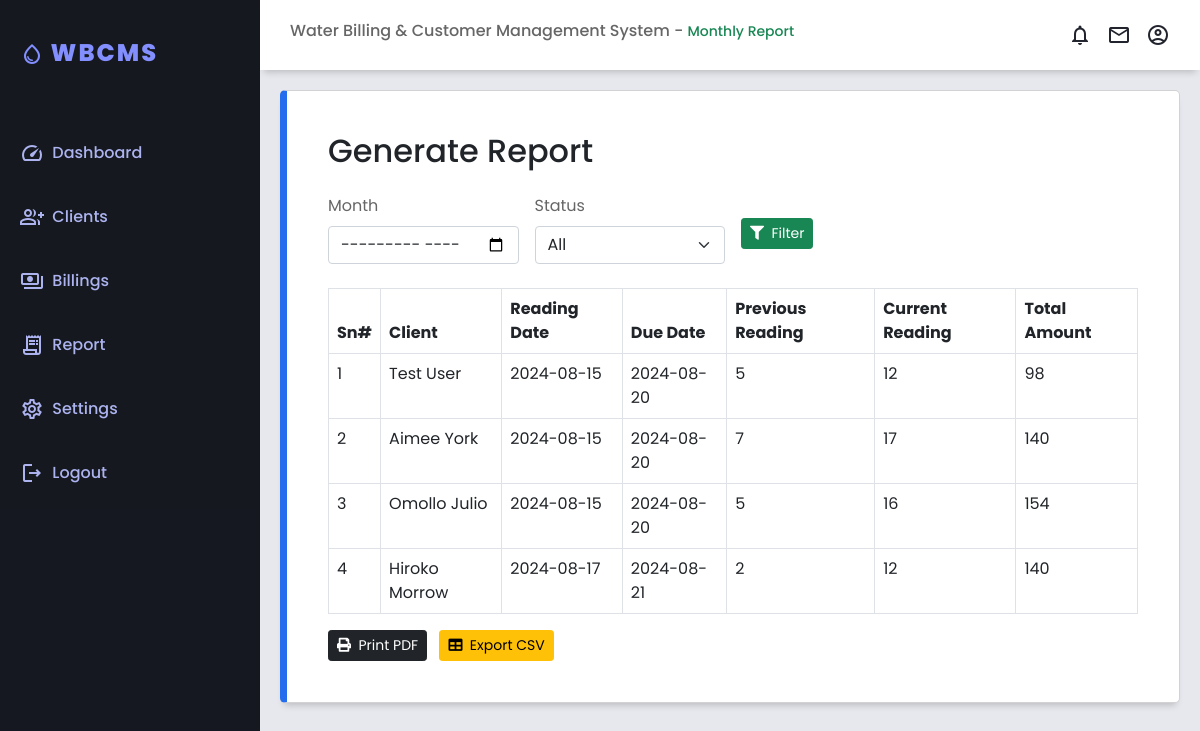
The app's page /report.php with its own data.
### tables this page shows
CREATE TABLE `tbl_billinglist` (
  `bill_id` int(11) NOT NULL,
  `user_id` int(11) DEFAULT NULL,
  `reading_date` date DEFAULT NULL,
  `due_date` date NOT NULL,
  `current_reading` float(12,2) NOT NULL DEFAULT 0.00,
  `previous_reading` float(12,2) NOT NULL DEFAULT 0.00,
  `rate` float(12,2) NOT NULL DEFAULT 0.00,
  `total` float(12,2) NOT NULL DEFAULT 0.00,
  `status` tinyint(1) NOT NULL DEFAULT 0 COMMENT '0= pending,\r\n1= paid',
  `created_at` datetime NOT NULL DEFAULT current_timestamp(),
  `updated_at` datetime NOT NULL DEFAULT current_timestamp() ON UPDATE current_timestamp()
);

CREATE TABLE `tbl_clients` (
  `user_id` int(11) NOT NULL,
  `client_name` varchar(50) NOT NULL,
  `contact_number` varchar(20) DEFAULT NULL,
  `address` text DEFAULT NULL,
  `meter_number` int(10) NOT NULL,
  `meter_reading` int(20) NOT NULL,
  `status` enum('inactive','active') DEFAULT 'inactive',
  `created_at` timestamp NOT NULL DEFAULT current_timestamp(),
  `updated_at` timestamp NOT NULL DEFAULT current_timestamp() ON UPDATE current_timestamp()
);

### report.php (the view, shortened to what this page needs)
<?php
include("./config/functions.php");
$filterMonth = isset($_GET['month']) ? $_GET['month'] : null;
try {
    $query = "SELECT b.bill_id, c.client_name, b.reading_date, b.due_date, b.current_reading, b.previous_reading, b.rate, b.total, b.status
              FROM tbl_billinglist b
              JOIN tbl_clients c ON b.user_id = c.user_id
              WHERE 1=1";
    $stmt = $conn->prepare($query);
    $stmt->execute();
    $result = $stmt->get_result();
    $billedAccounts = $result->fetch_all(MYSQLI_ASSOC);
} catch (Exception $e) {
    die('An error occurred: ' . $e->getMessage());
}
?>
<!DOCTYPE html>
<html lang="en">
<head>
    <link rel="stylesheet" href="https://cdnjs.cloudflare.com/ajax/libs/font-awesome/5.15.3/css/all.min.css" />
    <link rel="stylesheet" href="css/bootstrap5.0.1.min.css">
    <link rel="stylesheet" type="text/css" href="css/datatables-1.10.25.min.css" />
    <link rel="stylesheet" href="css/styles.css">
    <link rel="stylesheet" href="css/customer.css">
    <link rel="stylesheet" href="css/bill.css">
</head>
<body>
    <div class="grid-container">
        <header class="header">
            <div class="header-left">
                <h6 class="text-seconary">Water Billing & Customer Management System - <small class="text-success">Monthly Report</small></h6>
            </div>
            <div class="header-right text-primary">
                <a href="#">
                    <span class="material-icons-outlined">notifications</span>
                </a>
                <a href="#">
                    <span class="material-icons-outlined">email</span>
                </a>
                <a href="./logout.php">
                    <span class="material-icons-outlined">account_circle</span>
                </a>
            </div>
        </header>
        <aside id="sidebar">
            <div class="sidebar-title">
                <div class="sidebar-brand">
                    <span class="material-icons-outlined">water_drop</span>&nbsp;WBCMS
                </div>
            </div>
            <ul class="sidebar-list">
                <li class="sidebar-list-item">
                    <a href="./dashboard.php">
                        <span class="material-icons-outlined">speed</span>&nbsp;&nbsp;Dashboard
                    </a>
                </li>
                <li class="sidebar-list-item">
                    <a href="./client.php">
                        <span class="material-icons-outlined">group_add</span>&nbsp;&nbsp;Clients
                    </a>
                </li>
                <li class="sidebar-list-item">
                    <a href="./billings.php">
                        <span class="material-icons-outlined">payments</span>&nbsp;&nbsp;Billings
                    </a>
                </li>
                <li class="sidebar-list-item">
                    <a href="./report.php">
                        <span class="material-icons-outlined">receipt_long</span>&nbsp;&nbsp;Report
                    </a>
                </li>
                <li class="sidebar-list-item">
                    <a href="./settings.php">
                        <span class="material-icons-outlined">settings</span>&nbsp;&nbsp;Settings
                    </a>
                </li>
                <li class="sidebar-list-item">
                    <a href="./logout.php">
                        <span class="material-icons-outlined">logout</span>&nbsp;&nbsp;Logout
                    </a>
                </li>
            </ul>
        </aside>
        <main class="main-container">
            <div class="row">
                <div class="container mt-0">
                    <div class="card">
                        <div class="card-body">
                            <h2 class="text-dark">Generate Report</h2>
                            <form class="row g-3 mb-4 mt-2" method="GET" action="report.php">
                                <div class="col-md-3">
                                    <label for="month" class="form-label">Month</label>
                                    <input type="month" name="month" id="month" class="form-control" value="<?php echo htmlspecialchars($filterMonth); ?>">
                                </div>
                                <div class="col-md-3">
                                    <label for="status" class="form-label">Status</label>
                                    <select name="status" id="status" class="form-select">
                                        <option value="">All</option>
                                    </select>
                                </div>
                                <div class="col-md-3">
                                    <button type="submit" class="btn btn-sm btn-success mt-4">
                                        <i class="fa fa-filter" aria-hidden="true"></i>&nbsp;&nbsp;Filter
                                    </button>
                                </div>
                            </form>
                            <table class="table table-bordered">
                                <thead>
                                    <tr>
                                        <th>Sn#</th>
                                        <th>Client</th>
                                        <th>Reading Date</th>
                                        <th>Due Date</th>
                                        <th>Previous Reading</th>
                                        <th>Current Reading</th>
                                        <th>Total Amount</th>
                                    </tr>
                                </thead>
                                <tbody>
                                    <?php if (!empty($billedAccounts)) : ?>
                                        <?php foreach ($billedAccounts as $index => $bill) : ?>
                                            <tr>
                                                <td><?php echo htmlspecialchars($index + 1); ?></td>
                                                <td><?php echo htmlspecialchars($bill['client_name']); ?></td>
                                                <td><?php echo htmlspecialchars($bill['reading_date']); ?></td>
                                                <td><?php echo htmlspecialchars($bill['due_date']); ?></td>
                                                <td><?php echo htmlspecialchars($bill['previous_reading']); ?></td>
                                                <td><?php echo htmlspecialchars($bill['current_reading']); ?></td>
                                                <td><?php echo htmlspecialchars($bill['total']); ?></td>
                                            </tr>
                                        <?php endforeach; ?>
                                    <?php endif; ?>
                                </tbody>
                            </table>
                            <form method="POST" action="report.php">
                                <button type="button" class="btn btn-sm btn-dark me-2" onclick="printReceipt()">
                                    <i class="fa fa-print" aria-hidden="true"></i>&nbsp;&nbsp;Print PDF
                                </button>
                                <button type="submit" name="export_csv" class="btn btn-sm btn-warning me-2">
                                    <i class="fa fa-table" aria-hidden="true"></i>&nbsp;&nbsp;Export CSV
                                </button>
                            </form>
                        </div>
                    </div>
                </div>
            </div>
        </main>
    </div>
</body>
</html>

### css/styles.css (style rules this page uses)
:root { --color-primary: #246dec; --color-secondary: #f5b74f; --color-success: #367952; --color-danger: #cc3c43; --color-text: #666666; --color-sidebar-bg: #090c14f1; --color-sidebar-hover: rgba(27, 79, 130, 0.6); --font-family-base: 'Poppins', sans-serif; --box-shadow: 0 6px 7px -4px rgba(0, 0, 0, 0.2); }
* { margin: 0; padding: 0; box-sizing: border-box; }
body { font-family: var(--font-family-base); font-size: 1rem; background-color: #e6e8ed; color: var(--color-text); overflow-y: scroll; }
.material-icons-outlined { vertical-align: middle; line-height: 1px; }
.text-primary { color: var(--color-text); }
.grid-container { display: grid; grid-template-columns: 260px 1fr 1fr 1fr; grid-template-rows: 0.2fr 3fr; grid-template-areas: "sidebar header header header" "sidebar main main main"; height: 100vh; overflow: hidden; }
.header { grid-area: header; height: 70px; background-color: #ffffff; display: flex; align-items: center; justify-content: space-between; padding: 0 30px; box-shadow: var(--box-shadow); }
.header-right { display: flex; align-items: center; }
.header-right a span { font-size: 24px; cursor: pointer; color: #21232d; margin-left: 15px; text-decoration: none; transition: color 0.3s ease; }
#sidebar { grid-area: sidebar; height: 100%; background-color: var(--color-sidebar-bg); color: #838fff; overflow-y: auto; transition: all 0.5s ease; -webkit-transition: all 0.5s ease; }
.sidebar-title { display: flex; justify-content: space-between; align-items: center; padding: 20px; margin-bottom: 30px; letter-spacing: 2px; }
.sidebar-brand { margin-top: 15px; font-size: 24px; font-weight: 800; }
.sidebar-list { list-style: none; margin-top: 15px; padding: 0; }
.sidebar-list-item { padding: 20px; transition: background-color 0.3s ease; }
.sidebar-list-item > a { text-decoration: none; color: #acb3ef; font-weight: 500; display: block; }
.main-container { grid-area: main; overflow-y: auto; padding: 20px; }
.card { display: flex; flex-direction: column; justify-content: space-around; padding: 25px; background-color: #ffffff; border: 1px solid #d2d2d3; border-radius: 5px; box-shadow: var(--box-shadow); box-sizing: border-box; transition: box-shadow 0.3s ease; }
.card:first-child { border-left: 7px solid var(--color-primary); }

### css/customer.css (style rules this page uses)
:root { --color-primary: #246dec; --color-secondary: #f5b74f; --color-success: #367952; --color-danger: #cc3c43; --color-text: #666666; --color-sidebar-bg: #090c14f1; --color-sidebar-hover: rgba(27, 79, 130, 0.6); --font-family-base: 'Poppins', sans-serif; --box-shadow: 0 6px 7px -4px rgba(0, 0, 0, 0.2); }
* { margin: 0; padding: 0; box-sizing: border-box; }
body { font-family: var(--font-family-base); font-size: 1rem; background-color: #e6e8ed; color: var(--color-text); overflow-y: scroll; }

### css/bill.css (style rules this page uses)
:root { --color-primary: #246dec; --color-secondary: #f5b74f; --color-success: #367952; --color-danger: #cc3c43; --color-text: #666666; --color-sidebar-bg: #090c14f1; --color-sidebar-hover: rgba(27, 79, 130, 0.6); --font-family-base: 'Poppins', sans-serif; --box-shadow: 0 6px 7px -4px rgba(0, 0, 0, 0.2); }
* { margin: 0; padding: 0; box-sizing: border-box; }
body { font-family: var(--font-family-base); font-size: 1rem; background-color: #e6e8ed; color: var(--color-text); overflow-y: scroll; }

### records on screen
tbl_billinglist: tbl_clients.client_name "Test User", reading_date "2024-08-15", due_date "2024-08-20", previous_reading "5", current_reading "12", total "98"
tbl_billinglist: tbl_clients.client_name "Aimee York", reading_date "2024-08-15", due_date "2024-08-20", previous_reading "7", current_reading "17", total "140"
tbl_billinglist: tbl_clients.client_name "Omollo Julio", reading_date "2024-08-15", due_date "2024-08-20", previous_reading "5", current_reading "16", total "154"
tbl_billinglist: tbl_clients.client_name "Hiroko Morrow", reading_date "2024-08-17", due_date "2024-08-21", previous_reading "2", current_reading "12", total "140"
